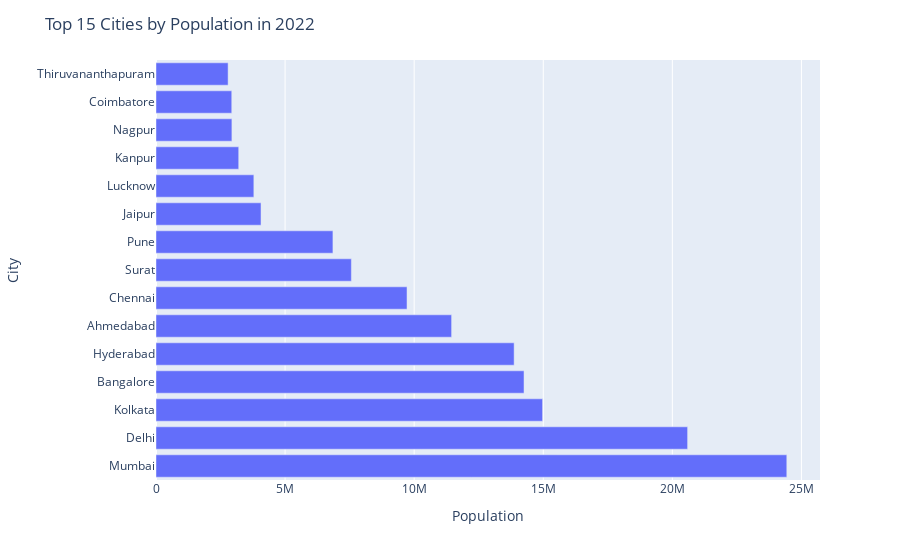

The code cell stored with this chart in its notebook:
### Code cell
import plotly.express as px

# Create an interactive bar chart with Plotly
fig = px.bar(top_15_cities_2022, x='Population in Year (2022)', y='City', orientation='h')
fig.update_layout(title='Top 15 Cities by Population in 2022', xaxis_title='Population', yaxis_title='City')
fig.show()

### Figure 1 — Plotly figure (JSON) as saved in the notebook; plotly's stock layout.template omitted (floating-point values rounded to 4 significant figures)
{"data": [{"alignmentgroup": "True", "hovertemplate": "Population in Year (2022)=%{x}<br>City=%{y}<extra></extra>", "legendgroup": "", "marker": {"color": "#636efa", "pattern": {"shape": ""}}, "name": "", "offsetgroup": "", "orientation": "h", "showlegend": false, "textposition": "auto", "type": "bar", "x": [24433357, 20591874, 14974000, 14254786, 13871587, 11450000, 9722974, 7567538, 6853140, 4067826, 3790274, 3203932, 2940000, 2934621, 2793173], "xaxis": "x", "y": ["Mumbai", "Delhi", "Kolkata", "Bangalore", "Hyderabad", "Ahmedabad", "Chennai", "Surat", "Pune", "Jaipur", "Lucknow", "Kanpur", "Nagpur", "Coimbatore", "Thiruvananthapuram"], "yaxis": "y"}], "layout": {"barmode": "relative", "legend": {"tracegroupgap": 0}, "margin": {"t": 60}, "title": {"text": "Top 15 Cities by Population in 2022"}, "xaxis": {"anchor": "y", "domain": [0, 1], "title": {"text": "Population"}}, "yaxis": {"anchor": "x", "domain": [0, 1], "title": {"text": "City"}}}}
